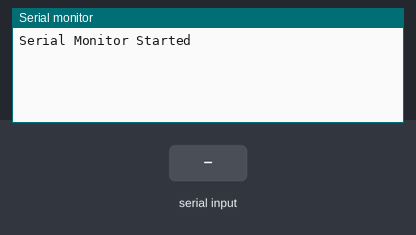
The sketch below on a simulated ESP32. Shown: the last lines printed to the serial monitor. The inputs (shaded band) are chosen by the test bench.

Above: at 1.2 s.
1.3 s: "1" received over the second serial link
At 1.8 s:
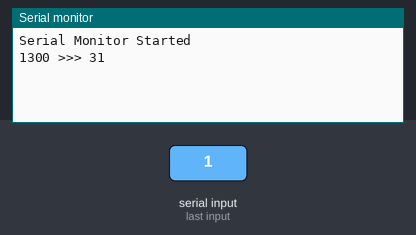
2.8 s: "0" received over the second serial link
At 4.0 s:
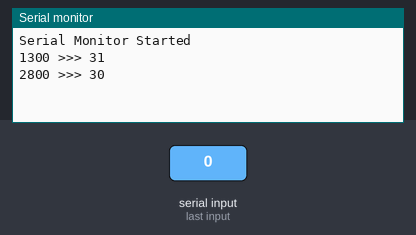
4.3 s: "2" received over the second serial link
At 5.3 s:
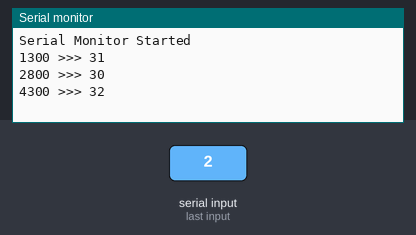

Measured:
- after the input at 1.3 s, the serial monitor: prints a new line at once (image 1)
- after the input at 2.8 s, the serial monitor: prints a new line at once (image 2)
- after the input at 4.3 s, the serial monitor: prints a new line at once (image 3)

The sketch:

ESP32_dual_serial_log.ino
```cpp
 #define RXD2 16
 #define TXD2 17

 #define RXD3 18
 #define TXD3 19

char buffer[40];

 void setup() {
   Serial.begin(230400);
   Serial1.begin(115200, SERIAL_8N1, RXD2, TXD2);
   Serial2.begin(115200, SERIAL_8N1, RXD3, TXD3);
   Serial.println("Serial Monitor Started");
 }


 void loop() {
   if(Serial1.available()){
     Serial.print(millis());
     Serial.print(" >>>");
     while(Serial1.available()) {
        sprintf(buffer, " %02X", Serial1.read());
        Serial.print(buffer);
        delayMicroseconds(120);
     }
     Serial.println();
   }

   if(Serial2.available()){
      Serial.print(millis());
      Serial.print(" <<<");
      while(Serial2.available()) {
        sprintf(buffer, " %02X", Serial2.read());
        Serial.print(buffer);
        delayMicroseconds(120);
      }
     Serial.println();
   }

}
```
